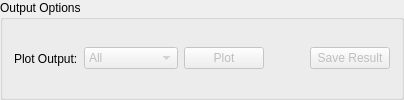
    <widget class="QGroupBox" name="gbOutput">
     <property name="title">
      <string>Output Options</string>
     </property>
     <layout class="QHBoxLayout" name="horizontalLayout">
      <item>
       <widget class="QLabel" name="lbPlotOutput">
        <property name="text">
         <string>Plot Output:</string>
        </property>
       </widget>
      </item>
      <item>
       <widget class="QComboBox" name="cbPlotOutput">
        <property name="enabled">
         <bool>false</bool>
        </property>
        <item>
         <property name="text">
          <string>All</string>
         </property>
        </item>
        <item>
         <property name="text">
          <string>Wavelength</string>
         </property>
        </item>
        <item>
         <property name="text">
          <string>Angle</string>
         </property>
        </item>
       </widget>
      </item>
      <item>
       <widget class="QPushButton" name="pbPlot">
        <property name="enabled">
         <bool>false</bool>
        </property>
        <property name="text">
         <string>Plot</string>
        </property>
       </widget>
      </item>
      <item>
       <spacer name="horizontalSpacer">
        <property name="orientation">
         <enum>Qt::Horizontal</enum>
        </property>
        <property name="sizeHint" stdset="0">
         <size>
          <width>40</width>
          <height>20</height>
         </size>
        </property>
       </spacer>
      </item>
      <item>
       <widget class="QPushButton" name="pbSave">
        <property name="enabled">
         <bool>false</bool>
        </property>
        <property name="text">
         <string>Save Result</string>
        </property>
       </widget>
      </item>
     </layout>
    </widget>
